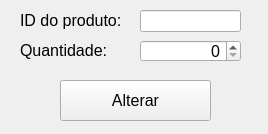
<?xml version="1.0" encoding="UTF-8"?>
<ui version="4.0">
 <class>tela_alterar_produto</class>
 <widget class="QWidget" name="tela_alterar_produto">
  <property name="geometry">
   <rect>
    <x>0</x>
    <y>0</y>
    <width>268</width>
    <height>134</height>
   </rect>
  </property>
  <property name="windowTitle">
   <string>Alterar Produto</string>
  </property>
  <widget class="QLabel" name="label_id_produto">
   <property name="geometry">
    <rect>
     <x>20</x>
     <y>10</y>
     <width>121</width>
     <height>21</height>
    </rect>
   </property>
   <property name="font">
    <font>
     <family>MS Shell Dlg 2</family>
     <pointsize>12</pointsize>
    </font>
   </property>
   <property name="text">
    <string notr="true">ID do produto:</string>
   </property>
  </widget>
  <widget class="QLabel" name="label_quantidade">
   <property name="geometry">
    <rect>
     <x>20</x>
     <y>40</y>
     <width>91</width>
     <height>21</height>
    </rect>
   </property>
   <property name="font">
    <font>
     <family>MS Shell Dlg 2</family>
     <pointsize>12</pointsize>
    </font>
   </property>
   <property name="text">
    <string notr="true">Quantidade:</string>
   </property>
  </widget>
  <widget class="QSpinBox" name="spin_box_quantidade">
   <property name="geometry">
    <rect>
     <x>140</x>
     <y>40</y>
     <width>101</width>
     <height>22</height>
    </rect>
   </property>
   <property name="font">
    <font>
     <pointsize>12</pointsize>
    </font>
   </property>
   <property name="alignment">
    <set>Qt::AlignRight|Qt::AlignTrailing|Qt::AlignVCenter</set>
   </property>
   <property name="maximum">
    <number>99999</number>
   </property>
  </widget>
  <widget class="QPushButton" name="botao_alterar_produto">
   <property name="geometry">
    <rect>
     <x>60</x>
     <y>80</y>
     <width>151</width>
     <height>41</height>
    </rect>
   </property>
   <property name="font">
    <font>
     <pointsize>12</pointsize>
    </font>
   </property>
   <property name="text">
    <string notr="true">Alterar</string>
   </property>
  </widget>
  <widget class="QLineEdit" name="texto_id_produto">
   <property name="geometry">
    <rect>
     <x>140</x>
     <y>10</y>
     <width>101</width>
     <height>22</height>
    </rect>
   </property>
   <property name="font">
    <font>
     <pointsize>12</pointsize>
    </font>
   </property>
   <property name="text">
    <string notr="true"/>
   </property>
   <property name="maxLength">
    <number>8</number>
   </property>
  </widget>
 </widget>
 <resources/>
 <connections/>
</ui>
